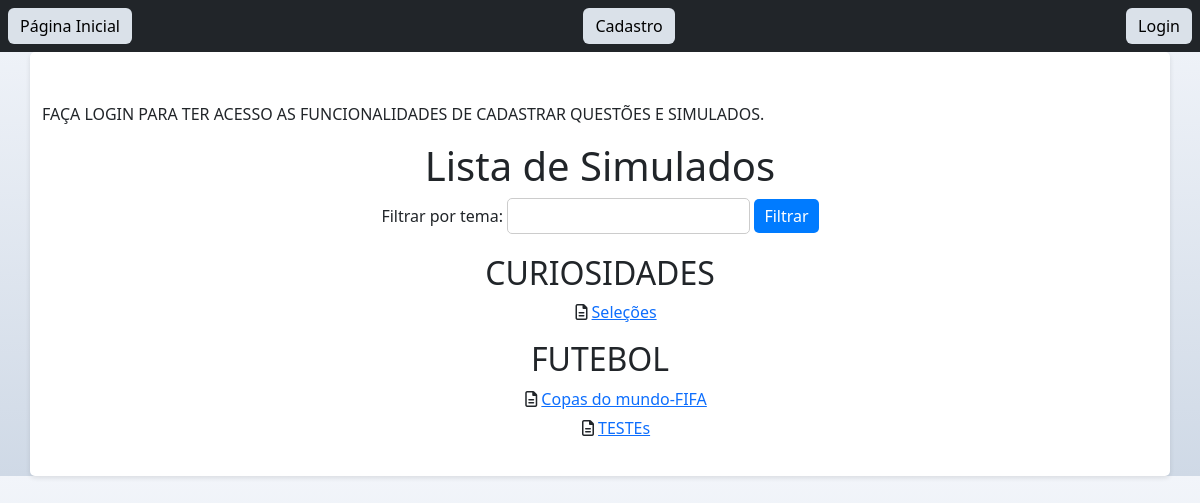
Page /simulados/ on the earlier database version.
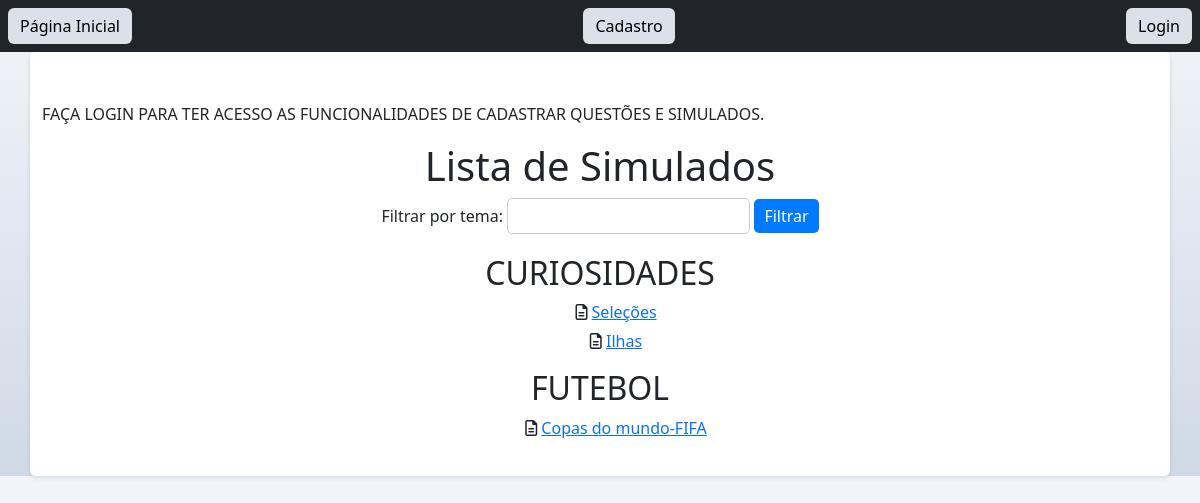
Same page on the later database version.
### simulados/models.py (models this page shows, shortened)
class Simulado(models.Model):
    nome = models.CharField(max_length=100)
    questoes = models.ManyToManyField(Questao)
    tema = models.CharField(max_length=50, default='Tema')

### simulados/views.py (the view)
# urls.py: path('simulados/', views.listar_simulados, name='listar_simulados'),
def listar_simulados(request):
    temas = Simulado.objects.values_list('tema', flat=True).distinct()
    simulados = Simulado.objects.all()
    tema_filtrado = request.GET.get('tema')
    if tema_filtrado:
        simulados = simulados.filter(tema__istartswith=tema_filtrado)
    simulados = sorted(simulados, key=lambda simulado: simulado.tema)
    simulados_agrupados = {}
    for tema, grupo_simulados in groupby(simulados, key=lambda simulado: simulado.tema):
        simulados_agrupados[tema] = list(grupo_simulados)
    return render(request, 'listar_simulados.html', {'simulados_agrupados': simulados_agrupados, 'temas': temas})

### simulados/templates/listar_simulados.html (shortened to what this page needs)
<!DOCTYPE html>
<html>
<head>
    <link href="https://cdn.jsdelivr.net/npm/bootstrap@5.3.1/dist/css/bootstrap.min.css" rel="stylesheet">
    <link href="https://cdnjs.cloudflare.com/ajax/libs/font-awesome/6.0.0-beta3/css/all.min.css" rel="stylesheet">
</head>
<body>
    {% include 'navbar.html' %}
    <div class="container">
        <div>
            <p>FAÇA LOGIN PARA TER ACESSO AS FUNCIONALIDADES DE CADASTRAR QUESTÕES E SIMULADOS.</p>
        </div>
        <h1>Lista de Simulados</h1>
        <form method="get">
            <label for="tema">Filtrar por tema:</label>
            <input type="text" name="tema" id="tema">
            <input type="submit" value="Filtrar">
        </form>
        {% for tema, simulados in simulados_agrupados.items %}
        <h2>{{ tema }}</h2>
        <ul>
            {% for simulado in simulados %}
            <li>
                <i class="far fa-file-alt"></i>
                <a href="{% url 'detalhes_simulado' simulado.id %}">
                    {{ simulado.nome }}
                </a>
            </li>
            {% endfor %}
        </ul>
        {% endfor %}
    </div>
</body>
</html>

Differences in the rows shown:
removed Simulado: nome "TESTEs", shown under "FUTEBOL"
added Simulado: nome "Ilhas", shown under "CURIOSIDADES"
